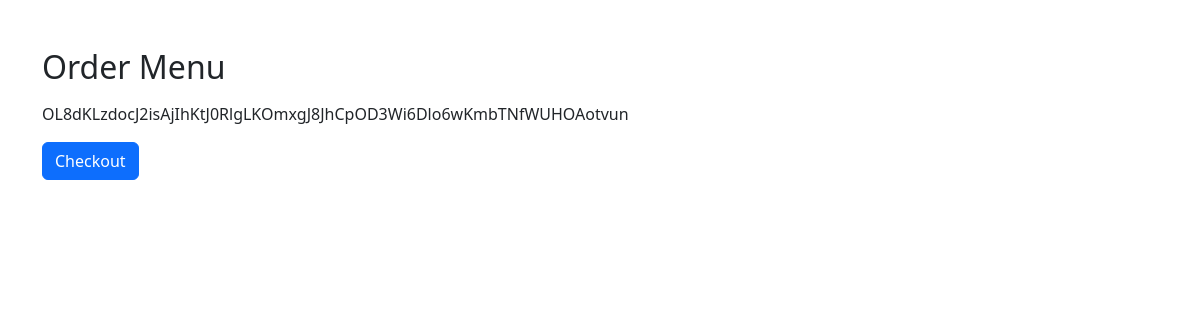
Before: /menu/order/ with the older database file.
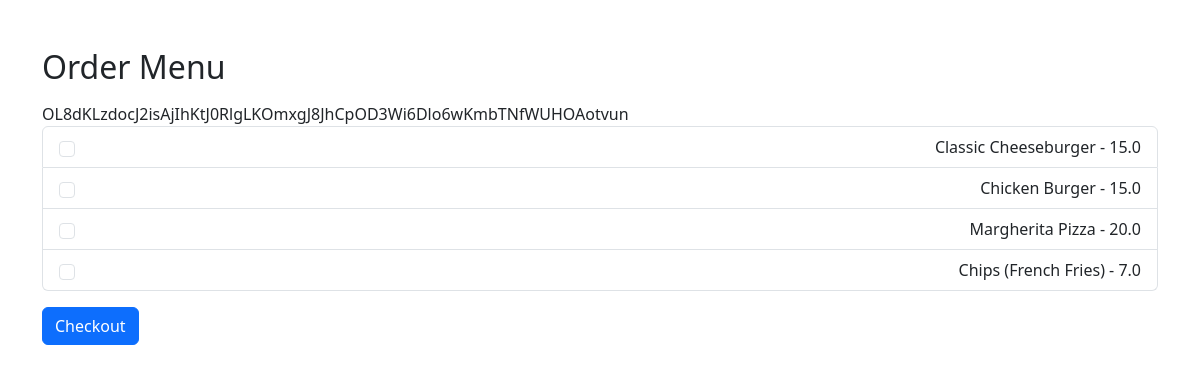
After: the same page with the newer database file.
### menu/models.py (models this page shows, shortened)
class MenuItem(models.Model):
    name = models.CharField(max_length=255)
    description = models.TextField()
    price = models.FloatField()
    available = models.BooleanField(default=True)
    inventory_item = models.ForeignKey(
        'inventory.Inventory',
        on_delete=models.CASCADE,
        related_name='menu_items',
        default=1
    )
    def inventory(self):
        Inventory = apps.get_model('inventory', 'Inventory')
        return Inventory.objects.get(id=self.inventory_item_id)

### menu/views.py (the view)
# urls.py: path('order/', order_menu, name='order_menu'),
def order_menu(request):
    menu_items = MenuItem.objects.filter(available=True)
    return render(request, 'menu/order.html', {'menu_items': menu_items})

### menu/templates/menu/order.html (shortened to what this page needs)
<!DOCTYPE html>
<html lang="en">
<head>
    <link href="https://cdn.jsdelivr.net/npm/bootstrap@5.3.3/dist/css/bootstrap.min.css" rel="stylesheet">
</head>
<body>
    <div class="container mt-5">
        <h2>Order Menu</h2>
        <form method="POST" action="{% url 'menu:checkout_order' %}" class="mt-3">
            {{ csrf_token }}
            <ul class="list-group">
                {% for item in menu_items %}
                    <li class="list-group-item d-flex justify-content-between align-items-center">
                        <input type="checkbox" class="form-check-input me-1" name="ordered_menu_items" value="{{ item.id }}">
                        {{ item.name }} - {{ item.price }}
                    </li>
                {% endfor %}
            </ul>
            <button type="submit" class="btn btn-primary mt-3">Checkout</button>
        </form>
    </div>
</body>
</html>

Changed rows visible on the page:
added MenuItem: name "Classic Cheeseburger", price "15.0"
added MenuItem: name "Chicken Burger", price "15.0"
added MenuItem: name "Margherita Pizza", price "20.0"
added MenuItem: name "Chips (French Fries)", price "7.0"
